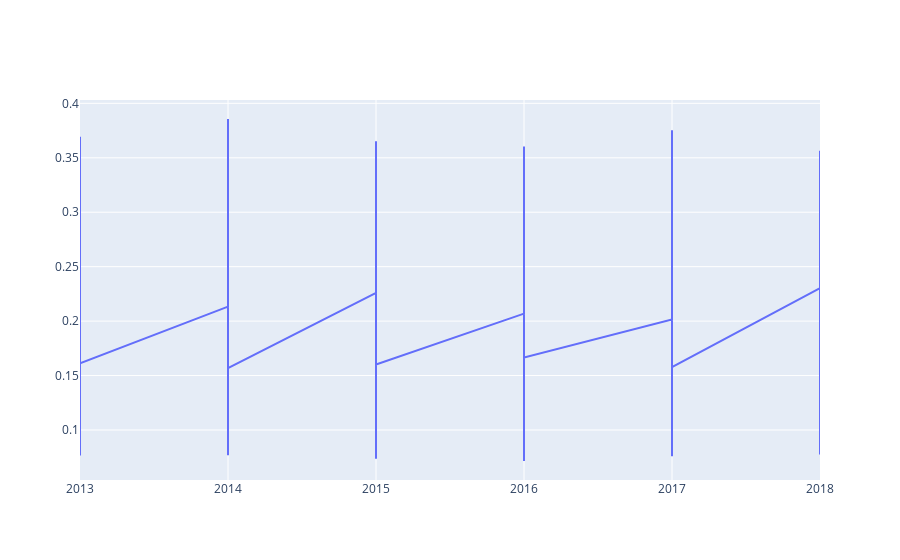

Notebook code cell kept with this figure:
### Code cell
# fig = px.line(df, x="Funding/Population", y="Death Rate (10^-5)", color='Race')
# fig.show()
fig = go.Figure()
fig.add_trace(go.Scatter(x=df['Year'], y=df['Funding/Population'],
                    mode='lines',
                    name='lines'))
# fig.add_trace(go.Scatter(x=random_x, y=random_y1,
#                     mode='lines+markers',
#                     name='lines+markers'))
# fig.add_trace(go.Scatter(x=random_x, y=random_y2,
#                     mode='markers', name='markers'))

fig.show()

### Figure 1 — Plotly figure (JSON) as saved in the notebook; plotly's stock layout.template omitted (floating-point values rounded to 4 significant figures; data arrays with more than 128 entries replaced by an {"elided": "..."} marker saying what was removed)
{"data": [{"mode": "lines", "name": "lines", "type": "scatter", "x": {"elided": "623 int values"}, "y": {"elided": "623 float values"}}], "layout": {}}
